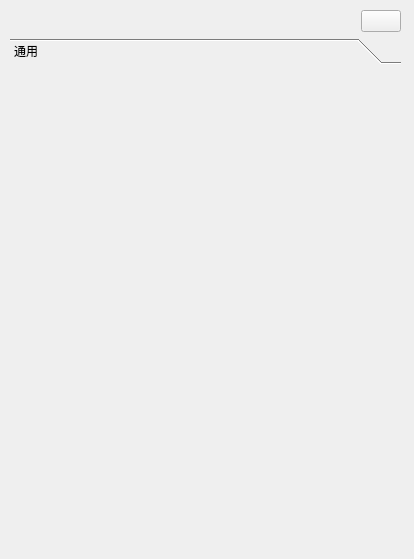
<?xml version="1.0" encoding="UTF-8"?>
<ui version="4.0">
 <class>EntityComponentWindow</class>
 <widget class="QWidget" name="EntityComponentWindow">
  <property name="geometry">
   <rect>
    <x>0</x>
    <y>0</y>
    <width>414</width>
    <height>559</height>
   </rect>
  </property>
  <property name="minimumSize">
   <size>
    <width>0</width>
    <height>400</height>
   </size>
  </property>
  <property name="windowTitle">
   <string>组件对象</string>
  </property>
  <property name="windowIcon">
   <iconset resource="orion2.qrc">
    <normaloff>:/images/unique64.png</normaloff>:/images/unique64.png</iconset>
  </property>
  <widget class="QWidget" name="layoutWidget">
   <property name="geometry">
    <rect>
     <x>10</x>
     <y>10</y>
     <width>391</width>
     <height>541</height>
    </rect>
   </property>
   <layout class="QVBoxLayout" name="verticalLayout">
    <item>
     <layout class="QHBoxLayout" name="horizontalLayout">
      <item>
       <spacer name="horizontalSpacer">
        <property name="orientation">
         <enum>Qt::Horizontal</enum>
        </property>
        <property name="sizeHint" stdset="0">
         <size>
          <width>40</width>
          <height>20</height>
         </size>
        </property>
       </spacer>
      </item>
      <item>
       <widget class="QPushButton" name="refreshpushButton">
        <property name="text">
         <string/>
        </property>
        <property name="icon">
         <iconset resource="orion2.qrc">
          <normaloff>:/images/stop.png</normaloff>:/images/stop.png</iconset>
        </property>
        <property name="iconSize">
         <size>
          <width>16</width>
          <height>16</height>
         </size>
        </property>
       </widget>
      </item>
     </layout>
    </item>
    <item>
     <widget class="QToolBox" name="toolBox">
      <property name="frameShadow">
       <enum>QFrame::Plain</enum>
      </property>
      <property name="currentIndex">
       <number>0</number>
      </property>
      <widget class="QWidget" name="page1">
       <property name="geometry">
        <rect>
         <x>0</x>
         <y>0</y>
         <width>389</width>
         <height>481</height>
        </rect>
       </property>
       <attribute name="label">
        <string>通用</string>
       </attribute>
      </widget>
     </widget>
    </item>
   </layout>
  </widget>
 </widget>
 <resources>
  <include location="orion2.qrc"/>
 </resources>
 <connections/>
</ui>
